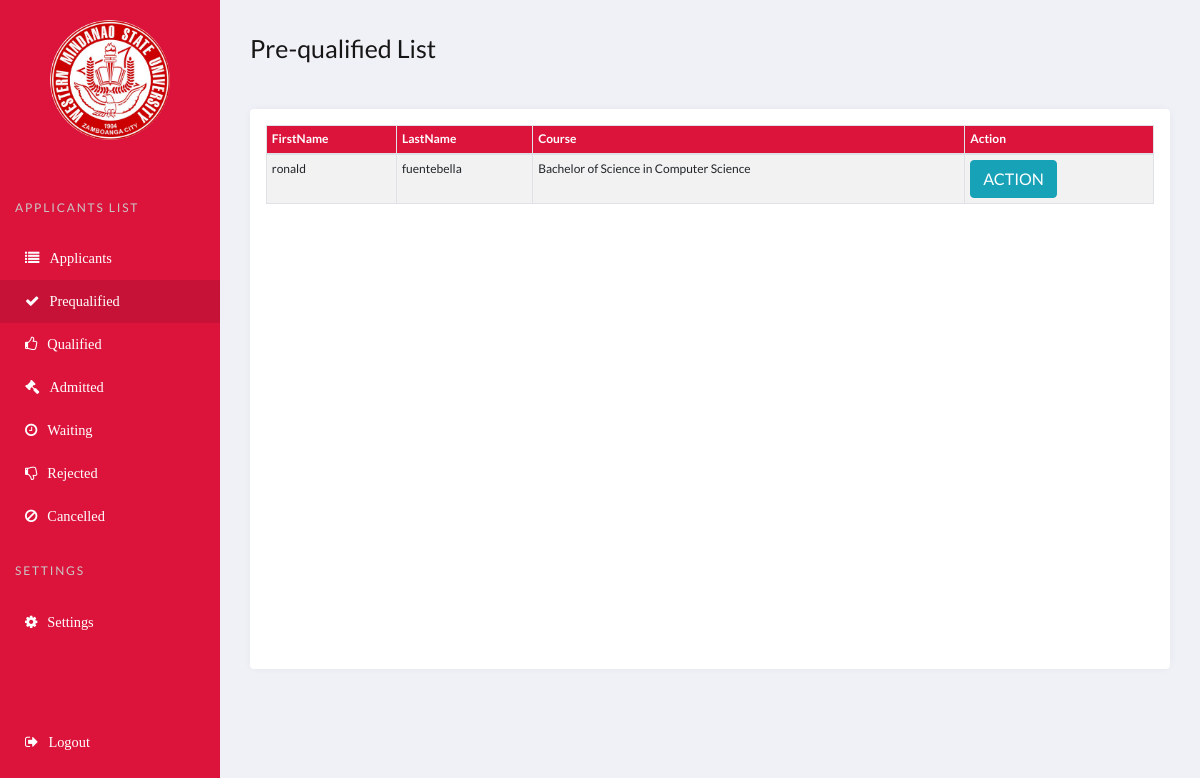
Page /admin/admin.pre.php (signed in) on the earlier database version.
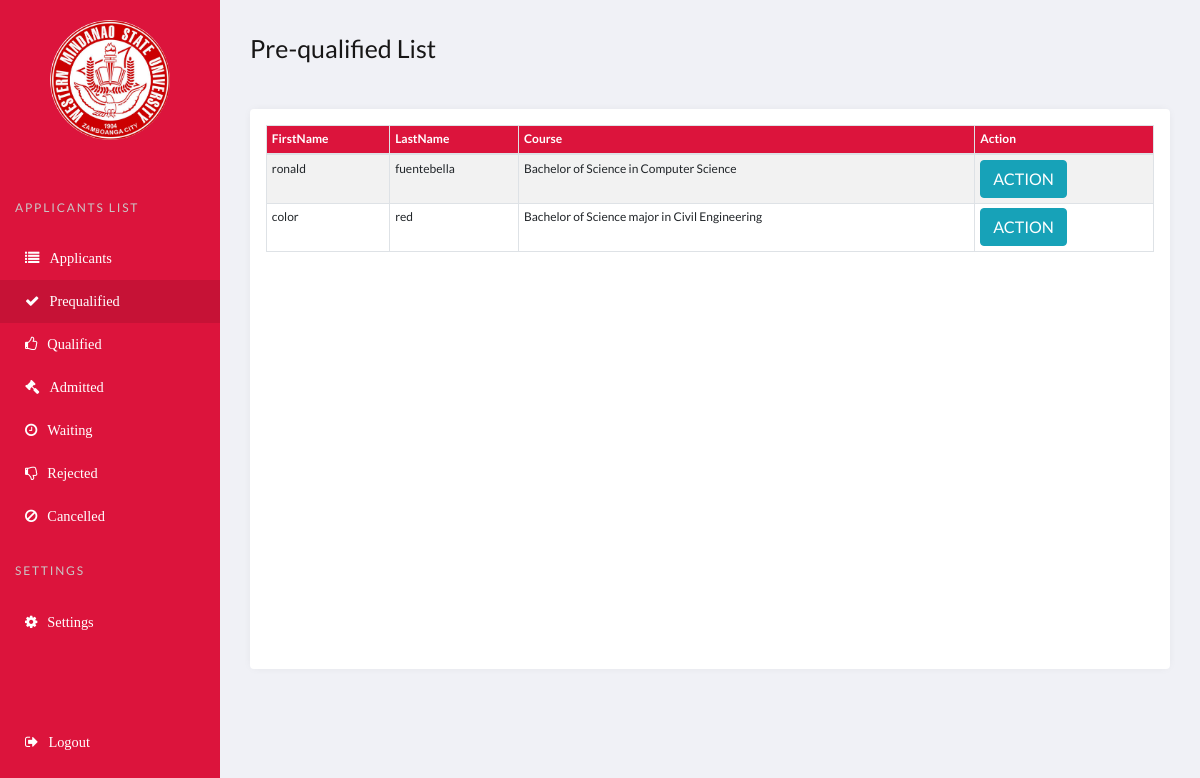
Same page on the later database version.
### tables this page shows
CREATE TABLE `selectedcourse` (
  `id` int(11) NOT NULL,
  `user_id` int(11) NOT NULL,
  `course_id` int(11) NOT NULL,
  `file_id` int(11) NOT NULL,
  `userStatus` varchar(100) DEFAULT NULL,
  `date` varchar(200) NOT NULL
);

CREATE TABLE `users` (
  `id` int(11) NOT NULL,
  `username` varchar(100) NOT NULL,
  `fname` varchar(100) NOT NULL,
  `lname` varchar(100) NOT NULL,
  `email` varchar(100) NOT NULL,
  `user_type` varchar(100) NOT NULL,
  `password` varchar(100) NOT NULL
);

CREATE TABLE `coursestbl` (
  `course_id` int(11) NOT NULL,
  `course_name` varchar(255) NOT NULL,
  `course_description` varchar(1000) NOT NULL,
  `college_id` int(11) NOT NULL,
  `course_img` text DEFAULT NULL,
  `quota` int(200) DEFAULT NULL,
  `waiting` int(200) DEFAULT NULL,
  `cet_req` float DEFAULT NULL,
  `gpa_req` float DEFAULT NULL
);

### admin/admin.pre.php (the view, shortened to what this page needs)
<?php
include('../functions.php');
?>
<!DOCTYPE html>
<html lang="en">
<head>
    <link rel="stylesheet" href="../bootstrap4/css/bootstrap.min.css">
    <link href="//maxcdn.bootstrapcdn.com/font-awesome/4.7.0/css/font-awesome.min.css" rel="stylesheet">
    <link rel="stylesheet" href="../css/admin.style.css">
    <link rel="stylesheet" type="text/css" href="../DataTables/datatables.css">
</head>
<body>
    <?php  if (isset($_SESSION['user'])) : ?>
    <header class="page-header">
        <nav>
          <a href="../index.html">
            <img class="logo mx-auto" src="../seal/wmsu-logo.png" alt="wmsu logo">
          </a>
          <ul class="admin-menu">
            <li class="menu-heading">
              <h3>APPLICANTS LIST</h3>
            </li>
            <li>
                <a href="admin.main.php">
                  <i class="fa fa-list" aria-hidden="true"><span>Applicants</span></i>
                </a>
            </li>
            <li>
                <a href="admin.pre.php" class="active">
                  <i class="fa fa-check" aria-hidden="true"><span>Prequalified</span></i>
                </a>
            </li>
            <li>
                <a href="admin.qual.php">
                    <i class="fa fa-thumbs-o-up" aria-hidden="true"><span>Qualified</span></i>
                </a>
            </li>
            <li>
                <a href="admin.admit.php">
                <i class="fa fa-gavel" aria-hidden="true"><span>Admitted</span></i>
                </a>
            </li>
            <li>
                <a href="admin.wait.php">
                <i class="fa fa-clock-o" aria-hidden="true"><span>Waiting</span></i>
                </a>
            </li>
            <li>
              <a href="admin.rej.php">
                <i class="fa fa-thumbs-o-down" aria-hidden="true"><span>Rejected</span></i>
              </a>
            </li>
            <li>
              <a href="admin.calcel.php">
              <i class="fa fa-ban" aria-hidden="true"><span>Cancelled</span></i>
              </a>
            </li>
            <li class="menu-heading">
              <h3>Settings</h3>
            </li>
            <li>
              <a href="setting.admin.php">
                <i class="fa fa-cog" aria-hidden="true"><span>Settings</span></i>
              </a>
            </li>
            <li>
              <a href="../index.php?logout='1'">
                <i class="fa fa-sign-out"><span>Logout</span></i>
              </a>
            </li>
          </ul>
        </nav>
      </header>
      <?php endif ?>
      <section class="page-content">
        <section class="btn-group">
          <p class="section-name">Pre-qualified List</p>
        </section>
        <section class="grid">
          <article>
              <div class="table table-responsive-sm table-responsive-md table-responsive-lg table-responsive-xl mx-3 my-3">
                <table class="table table-sm table-striped table-bordered table-hover" id="printable-table">
                    <thead class="thead">
                    <?php $results = mysqli_query($db, "SELECT * from selectedcourse LEFT JOIN users ON selectedcourse.user_id = users.id
                     LEFT JOIN coursestbl ON selectedcourse.course_id = coursestbl.course_id
                     LEFT JOIN attachment ON selectedcourse.file_id = attachment.id WHERE userStatus='VERIFIED'")?>
                        <tr>
                            <th>FirstName</th>
                            <th>LastName</th>
                            <th>Course</th>
                            <th>Action </th>
                        </tr>
                    </thead>
                    <tbody class="tbody">
                 <?php   while ($row = mysqli_fetch_array($results)) { ?>
                            <tr>
                          <td><?php echo $row['fname']; ?> </td>
                          <td><?php echo $row['lname']; ?> </td>
                          <td><?php echo $row['course_name']; ?></td>
                          <td>
                          <button type="button" class ="btn btn-info actionbtn"> ACTION </button>
                         </td>
                          <?php
                        }
                         ?>
                    </tbody>
                </table>
              </div>
          </article>
        </section>
      </section>
</body>
</html>

Differences in the rows shown:
added selectedcourse: user.fname "color", user.lname "red", course.course_name "Bachelor of Science major in Civil Engineering"
